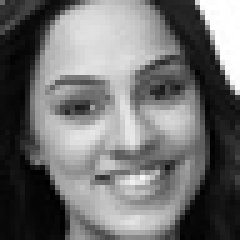
#> input picture model/happy/image_1.jpg, 48 x 48 px (shown 5 times larger); its folder holds only this picture in this run
$ python main.py
#> lines starting #> are read from the running program, lines starting #| are printed output that depends on the picture
import os
import random
from PIL import Image
import numpy as np
import matplotlib.pyplot as plt
from sklearn.decomposition import PCA


def get_image_paths(dir_path, category):
    category_path = os.path.join(dir_path, category)
    all_images = [
        f
        for f in os.listdir(category_path)
        if os.path.isfile(os.path.join(category_path, f))
    ]
    selected_image_paths = [os.path.join(category_path, img) for img in all_images]

    return selected_image_paths


def load_images(image_paths):
    images = []
    for path in image_paths:
        with Image.open(path) as img:
#> img is the input picture: PIL image 48x48 L; min 0, max 255, mean 112.4
            img = img.convert("L").resize((64, 64))
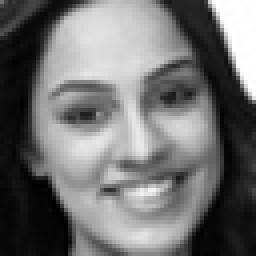
#> img: PIL image 64x64 L (shown 4 times larger); min 0, max 255, mean 112.4
            images.append(np.array(img).flatten())
    return np.array(images)


# [45 lines left out: functions calculate_and_save_covariance, calculate_eigenvalues_eigenvectors, top_50_eigenvalues, top_10_eigenfaces, not called in this run]


def project_to_new_space(data, eigenvectors):
    return np.dot(data - np.mean(data, axis=0), eigenvectors.T)


def process_dataset(dir_path, categories, n_components=10, calculate_covariance=True):
    all_images = []
    selected_files_info = {}

    # load images
    for category in categories:
        image_paths = get_image_paths(dir_path, category)
        selected_files_info[category] = [os.path.basename(path) for path in image_paths]
        category_images = load_images(image_paths)
        all_images.append(category_images)

    all_images = np.vstack(all_images)

    #  calc cov matrix
    if calculate_covariance:
        covariance_matrix = calculate_and_save_covariance(
            all_images, f"{dir_path}_covariance_matrix.txt"
        )
        # calc  eigenvalues & eigenvectors
        eigenvalues, eigenvectors = calculate_eigenvalues_eigenvectors(
            covariance_matrix
        )
    else:
        # Get eigenvalues and eigenvectors directly with PCA
        pca = PCA(n_components=n_components)
        pca.fit(all_images)
        eigenvalues = pca.explained_variance_
        eigenvectors = pca.components_

    # top 50 eingenvalues
    top_50_eigenvalues(eigenvalues)

    # top eingen faces
    top_10_eigenfaces(eigenvectors, prefix=f"{dir_path}_eigenface")

    # Trace and save images to a new vector space
    projected_data = project_to_new_space(all_images, eigenvectors)
    np.savetxt(f"{dir_path}_projected_data.txt", projected_data)

    for category, files in selected_files_info.items():
        print(f"Selected files for {category}: {files}")


# Example usage
dir_path = "."  # Update with your actual images path
categories = ["happy", "sad"]  # images dir name
categories_2 = ["mutlu","uzgun"]
#> (the run stopped early here; a loop or call above may not have finished)
